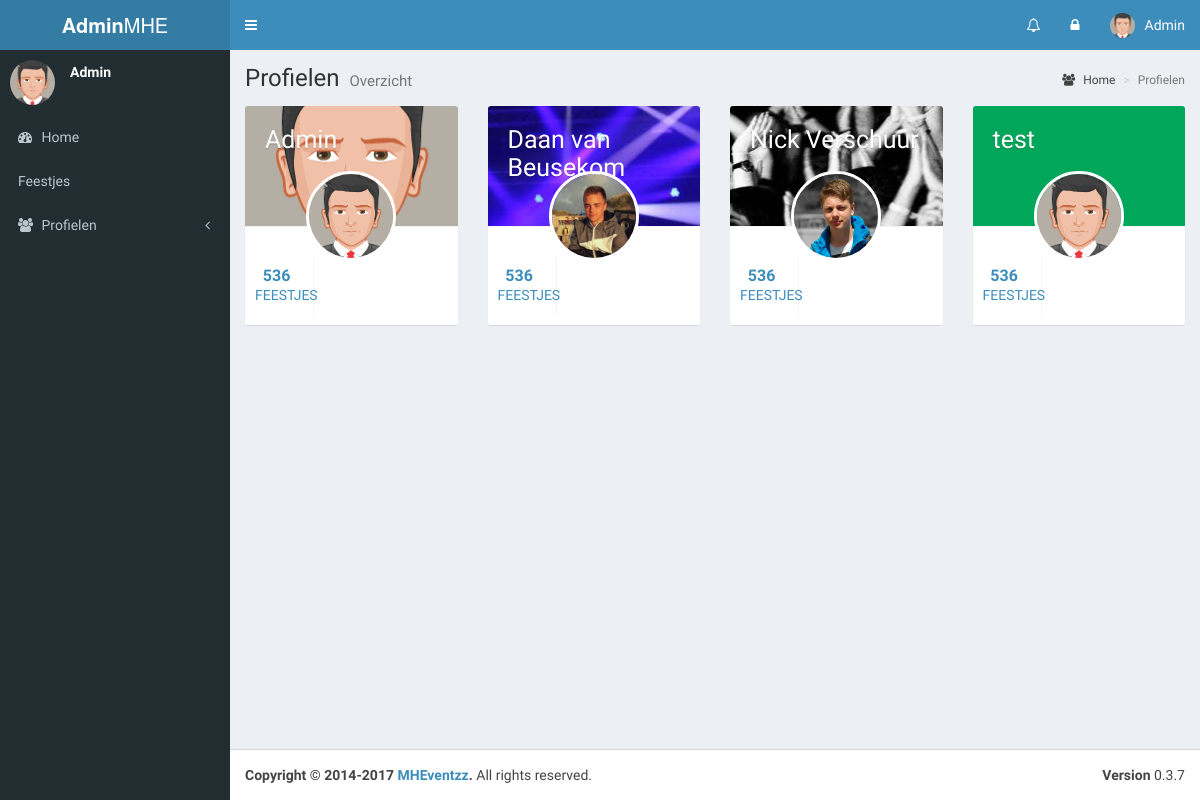
Screenshot of /admin/profiles.php (signed in) with the database file from the repository.
### tables this page shows
CREATE TABLE IF NOT EXISTS `users` (
  `user_id` int(3) NOT NULL AUTO_INCREMENT,
  `user_name` varchar(255) NOT NULL,
  `user_email` varchar(255) NOT NULL,
  `user_pass` tinytext NOT NULL,
  `user_birthday` date NOT NULL,
  `user_description` text NOT NULL,
  `user_online` tinyint(1) NOT NULL,
  `user_image` text NOT NULL,
  `user_since` date NOT NULL,
  `user_cover_image` text NOT NULL,
  PRIMARY KEY (`user_name`),
  UNIQUE KEY `user_id` (`user_id`)
);

### admin/profiles.php (the view, shortened to what this page needs)
<?php
include "top.php";
?>
  <div class="content-wrapper" >
    <section class="content-header">
      <h1>
        Profielen
        <small>Overzicht</small>
      </h1>
      <ol class="breadcrumb">
        <li><a href="index.php"><i class="fa fa-users"></i> Home</a></li>
        <li class="active">Profielen</li>
      </ol>
    </section>
    <section class="content">
          <?php
            $SQL = "SELECT * FROM users ORDER BY user_name ASC";
            $col_number = 1;
            $result = $conn->query($SQL);
            while($row = mysqli_fetch_assoc($result)){
                if($col_number == 1){
                    echo "<div class='row'>";
                }
                echo "<a href='profile.php?show_user=" . $row['user_name'] . "'><div class='col-md-3 col-sm-6'>";
                    echo "<div class='box box-widget widget-user'>";
                        echo "<div class='widget-user-header bg-green'";
                            if(!empty($row['user_cover_image'])){
                                echo "style='background: url(\"" . $row['user_cover_image'] . "\") center center;'";
                            }
                        echo ">";
                            echo "<h3 class='widget-user-username'>" . $row['user_name'] . "</h3>";
                        echo "</div>";
                        echo "<div class='widget-user-image'>";
                            echo "<img class='img-circle' src='" . $row['user_image'] . "' alt='User Avatar'>";
                        echo "</div>";
                        echo "<div class='box-footer'>";
                            echo "<div class='row'>";
                                echo "<div class='col-sm-4 border-right'>";
                                    echo "<div class='description-block'>";
                                        echo "<h5 class='description-header'>536</h5>";
                                        echo "<span class='description-text'>Feestjes</span>";
                                    echo "</div>";
                                echo "</div>";
                                echo "<div class='col-sm-4 border-right'>";
                                echo "</div>";
                                echo "<div class='col-sm-4'>";
                                echo "</div>";
                            echo "</div>";
                        echo "</div>";
                    echo "</div>";
                echo "</div></a>";
                if($col_number == 4){
                    echo "</div>";
                    $col_number = 0;
                }
                $col_number++;
            }
          ?>
    </section>
  </div>
<?php
include "bottom.php";
?>

### rows the page displays
users: user_cover_image (picture), user_name "Admin", user_image (picture)
users: user_cover_image (picture), user_name "Daan van Beusekom", user_image (picture)
users: user_cover_image (picture), user_name "Nick Verschuur", user_image (picture)
users: user_name "test", user_image (picture)

### other values shown
$_SESSION['user_name'] "Admin"
